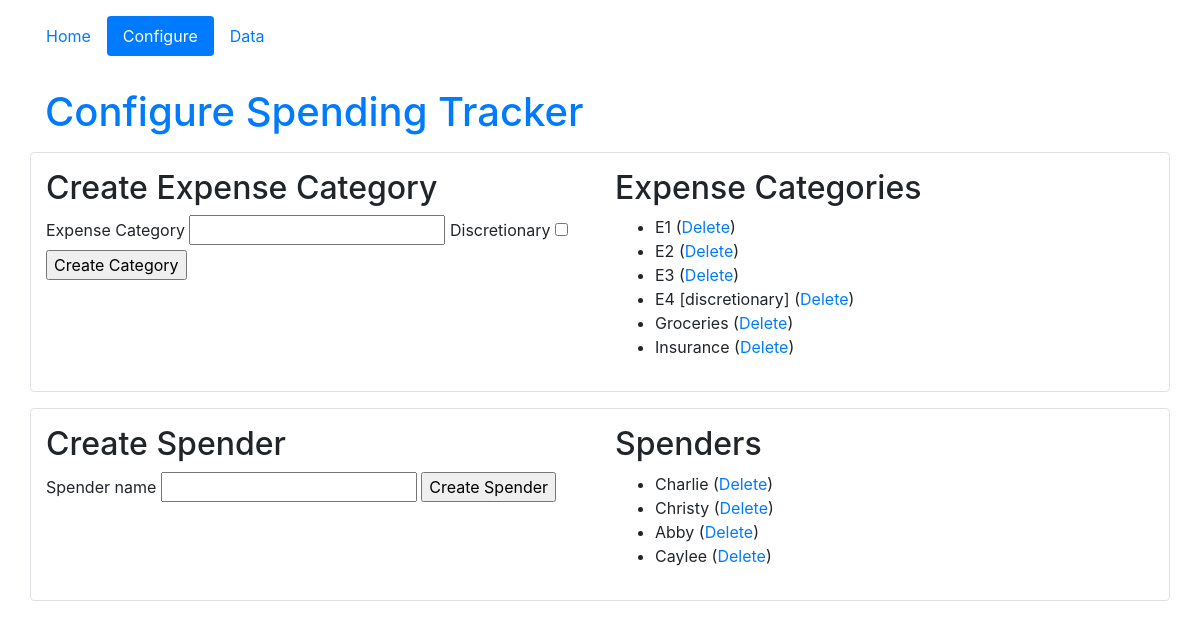
The app's page /configure, older data.
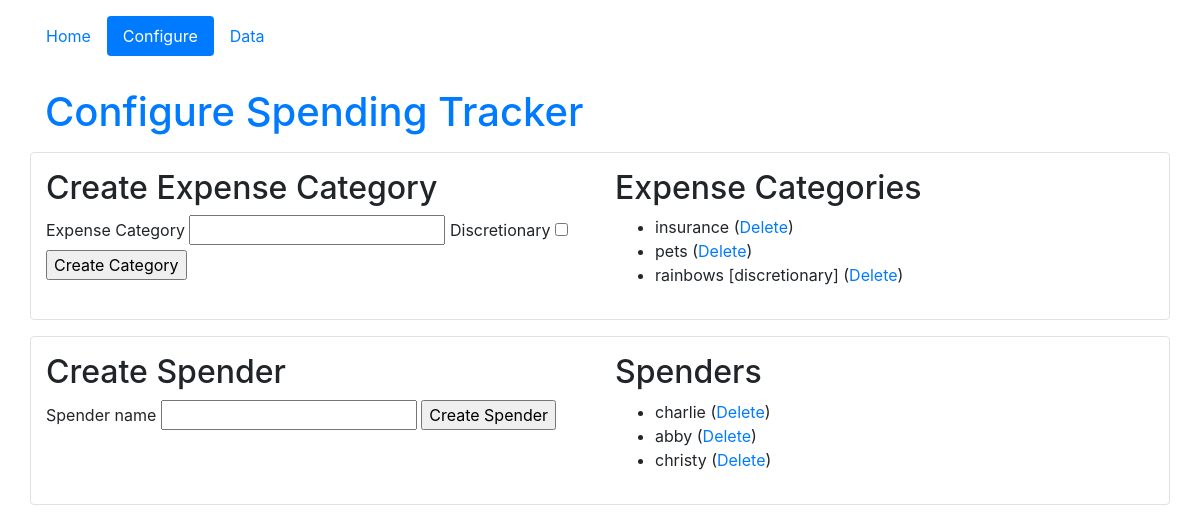
The same page, newer data.
### tracker_app/models.py (models this page shows, shortened)
class Category(db.Model):
	categoryId = db.Column(db.Integer, primary_key=True)
	expenseCategory = db.Column(db.String(50), unique=True, nullable=False)
	discretionary = db.Column(db.Boolean, nullable=False)
	expenses = db.relationship("Expense", backref="myCategory")

class User(db.Model):
    userId = db.Column(db.Integer, primary_key=True)
    username = db.Column(db.String(20), unique=True, nullable=False)
    expenses = db.relationship("Expense", backref="spender")

### tracker_app/routes.py (the view)
@app.route("/configure", methods=["GET","POST"])
def configure():
	newUserForm = forms.NewUserForm()
	newCategoryForm = forms.NewCategoryForm()
	if newUserForm.validate_on_submit():
		user = User(username=newUserForm.username.data)
		db.session.add(user)
		db.session.commit()
		flash(f"User '{user.username}' has been successfully added", "success")
		return redirect(url_for('configure'))
	if newCategoryForm.validate_on_submit():
		cat = Category(expenseCategory=newCategoryForm.category.data, discretionary=newCategoryForm.discretionary.data)
		db.session.add(cat)
		db.session.commit()
		flash(f"User '{cat.expenseCategory}' has been successfully added", "success")
		return redirect(url_for('configure'))
	return render_template('configure.html', users=User.query.all(), newUserForm=newUserForm,
				newCategoryForm=newCategoryForm, categories=Category.query.all())

### tracker_app/forms.py
class NewUserForm(FlaskForm):
	username = 	StringField('Spender name', validators=[DataRequired()])
	submit = SubmitField('Create Spender')

class NewCategoryForm(FlaskForm):
	category = StringField('Expense Category', validators=[DataRequired()])
	discretionary = BooleanField('Discretionary', default=False)
	submit = SubmitField('Create Category')

### tracker_app/templates/configure.html (shortened to what this page needs)
{% extends 'layout.html' %}
{% set activePage = "configure" %}
{% block content %}
<h1 class="text-primary">Configure Spending Tracker</h1>
<div class="row border rounded my-3 py-3" id="expenses-config">
	<div class="col-sm">
		<h2>Create Expense Category</h2>
		<form method="POST" action={{ url_for('configure') }}>
			{{ newCategoryForm.category.label }} {{ newCategoryForm.category(size=20) }}
			{{ newCategoryForm.discretionary.label }} {{ newCategoryForm.discretionary }}<br>
			{{ newCategoryForm.submit }}
		</form>
	</div>
	<div class="col-sm">
		<h2>Expense Categories</h2>
		<ul>
			{% for cat in categories %}
				<li>{{ cat.expenseCategory }}
					{% if cat.discretionary %}[discretionary]{% endif %}
					(<a href={{ url_for('deleteCategory', categoryId=cat.categoryId) }}>Delete</a>)
				 </li>
			{% endfor %}
		</ul>
	</div>
</div>
<div class="row border rounded my-3 py-3" id="users-config">
	<div class="col-sm">
		<h2>Create Spender</h2>
		<form method="POST" action={{ url_for('configure') }}>
			{{ newUserForm.username.label }} {{ newUserForm.username(size=20) }}
			{{ newUserForm.submit }}
		</form>
	</div>
	<div class="col-sm">
		<h2>Spenders</h2>
		<ul>
			{% for user in users %}
				<li>{{ user.username }} (<a href={{ url_for('deleteUser', userid=user.userId) }}>Delete</a>)</li>
			{% endfor %}
		</ul>
	</div>
</div>
{% endblock %}

### tracker_app/templates/layout.html (shortened to what this page needs)
<!DOCTYPE html>
<html lang="en">
<head>
<link rel="stylesheet" href="https://stackpath.bootstrapcdn.com/bootstrap/4.5.0/css/bootstrap.min.css">
</head>
<body>
	<div class="container">
		{% set navigation_bar = [
			('home', 'Home'),
			('configure', 'Configure'),
			('showData', 'Data')
		] %}
		<div class="row my-3" id="sitenav">
			<nav class="nav nav-pills nav-fill">
				{% for id, text in navigation_bar %}
					<a class="nav-item nav-link {% if id == activePage %} active{% endif %}" href="{{ url_for(id) }}">{{ text }}</a>
				{% endfor %}
			</nav>
		</div>
		<div class="row" id="content">
			<div class="col-sm">
				{% block content %}{% endblock %}
			</div>
		</div>
	</div>
</body>
</html>

Row changes from the older to the newer data that the page shows:
removed Category: expenseCategory "E4", discretionary "[discretionary]"
removed Category: expenseCategory "Groceries"
removed Category: expenseCategory "Insurance"
removed User: username "Caylee"
changed Category: expenseCategory "E1" → "insurance"
changed Category: expenseCategory "E2" → "pets"
changed Category: expenseCategory "E3" → "rainbows"; now shows "[discretionary]"
changed User: username "Charlie" → "charlie"
changed User: username "Christy" → "abby"
changed User: username "Abby" → "christy"
